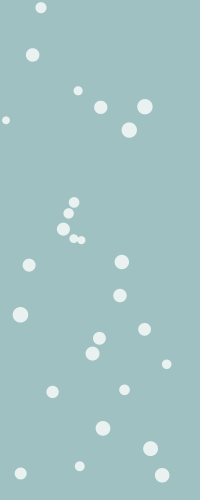
Frame 1 (no input)
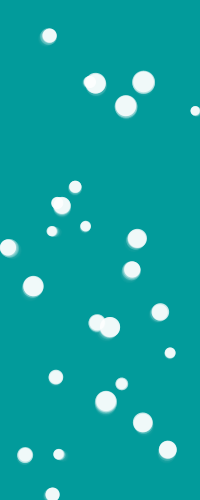
Frame 60 (the mouse pressed at the canvas centre just before this capture)
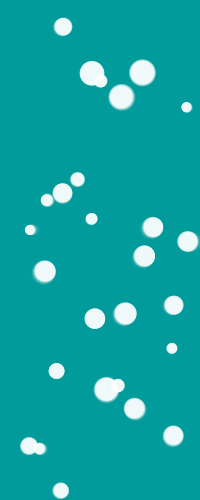
Frame 120 (the mouse held since frame 60 and released just before this capture)

The Processing sketch that drew these frames (run headless with seeded random() and noise(); from frame 60 on, the mouse is pressed at the canvas centre):

// Processing sketch: Wk1_Jellyfish
// ── Wk1_Jellyfish.pde
/* Jellyfish (Spring 2014, Nature of Code, Wk1 Assignment)
 *
 *   Circles moving like jellyfish(not really though)
 *   Jellyfish floats in the space; Perlin-noisy wind and gravity are individually applied
 *   Sometimes, jellyfish soars up
 *   Moving distance and the frequency of movement are decided by normal distribution
 *   Size of the circle is proportional to the mean value of the jellyfish
 *
 * Jaewoong Hwang
 */


import java.util.Random;

ArrayList<Jellyfish> school;
int numJellyfish = 27;    //number of total Jellyfish

void setup() {
  size(200, 500);
  
  //make Jellyfish and add it to school
  school = new ArrayList();
  for(int i = 0; i < numJellyfish; i++) {
    Jellyfish j = new Jellyfish(random(width), random(height), random(30, 80), 1.0);
    school.add(j);
  }
}


void draw() {
  fill(0, 155, 155, 55); noStroke(); rect(0, 0, width, height);

  for(Jellyfish j : school) {
    j.update();
    j.render();
  }
}


class Jellyfish {
  float x, y;          //position
  Random generator;    //normal distribution random number generator
  float mean, sigma;   //mean and standard deviation for normal distribution
  float size;          //size of jellyfish, which is proportional to the mean value
  float actualSize;    //actual size to draw, all effects applied
    final float sizeMin = 10;
    final float sizeMax = 30;
    final float meanMin = 30;
    final float meanMax = 80;
  color col;                  //color of jellyfish
  float destX, destY;         //destination coordinate
  boolean onPosition = true;  //true if the jellyfish gets to the destination
  long idleTime;              //time that the jellyfish stays still until next move
  long idleTimer;             //time counter for idle phase
  
  float wind;
    final float windMin = -0.4;
    final float windMax = +0.4;
    final int windSeed;             //noise seed for individual wind effect
    float windOffset = 0;           //for Perilin noise
    final float offsetStep = 0.001;
  float gravity;                    //each Jellyfish has different gravity value
    final float gravityMin = 0.01;
    final float gravityMax = 0.20;
  
  Jellyfish(float _x, float _y, float _mean, float _sigma) {
    x = _x; y = _y;
    generator = new Random();
    mean = _mean; sigma = _sigma;
    size = map(mean, meanMin, meanMax, sizeMin, sizeMax);  //size is proportional to the mean value
    col = color(255, 197);
    wind = 0;
    windSeed = (int)random(65536);
    gravity = random(gravityMin, gravityMax);
  }
  
  void render() {
    noStroke(); fill(col);
    float sizeCoeff = map(dist(x, y, destX, destY), 0, meanMax, 1.0, 0.0);  //size varies depending on how far the jellyfish is from the destination
    float sizeSmooth = 0.5;                                                  //smoothing value for the size change
    actualSize = size + (size*sizeCoeff - size) * sizeSmooth;                //smoothing
    actualSize *= random(0.9, 1.1);                                          //jittering
    ellipse(x, y, actualSize, actualSize);
  }
  
  void update() {
    //make wind
    noiseSeed(windSeed);
    wind = noise(windOffset) * (windMax-windMin) + windMin;
    windOffset += offsetStep;

    //apply wind and gravity
    x += wind;    destX += wind;
    y += gravity; destY += gravity;

    if(!onPosition) {  //moving now
      float moveSmooth = 0.01;  //smoothing value for the movement
      x += (destX - x) * moveSmooth;
      y += (destY - y) * moveSmooth;
      
      //check if the jellyfish went out of the screen and fix it
      if(x < 0) {
        x = width + x;
        if(destX < 0) destX = width + destX;
        else destX += width;
      } else if(x >= width) {
        x = x - width;
        if(destX >= width) destX = destX - width;
        else destX -= width;
      }
      if(y < 0) {
        y = height + y;
        if(destY < 0) destY = height + destY;
        else destY += height;
      } else if(y >= height) {
        y = y - height;
        if(destY >= height) destY = destY - height;
        else destY -= height;
      }
      
      //check if the jellyfish got to the destination
      float samePosThreshold = gravity;       //tolerance distance to decide the arrival
      if(dist(x, y, destX, destY) < samePosThreshold) {
        onPosition = true;                    //flag up
        idleTime = (long)(getRandom() * 5);  //set idle phase duration; it's proportional to the gaussian random value
        idleTimer = millis();                 //record current time
      }
    } else {           //not moving now
      //check if the jellyfish has been on idle phase long enough
      if(millis() - idleTimer >= idleTime) {
        onPosition = false;  //flag down
        
        //set new destination
        float direction = PI * 1.5;  //goes upward only
        destX = x + getRandom() * cos(direction);
        destY = y + getRandom() * sin(direction);
      }
    }
  }
  
  float getRandom() {
    float val = (float)generator.nextGaussian()*sigma+mean;
    return abs(val);
  }
}
